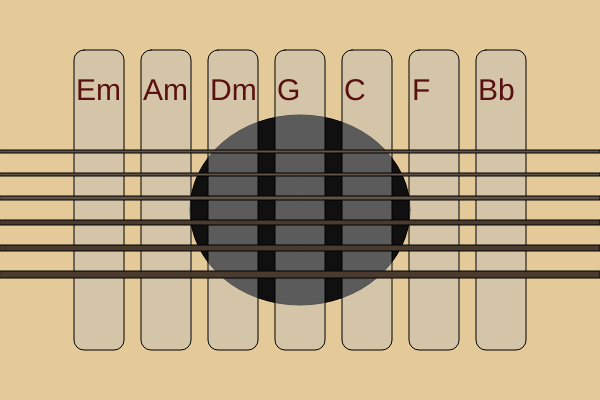
Frame 1 (no input)
Frame 60 (no input): identical to frame 1, image omitted
Frame 120 (the mouse pressed at the canvas centre since frame 60): identical to frame 1, image omitted

The p5.js sketch that drew this single still picture (run headless with seeded random() and noise() and a simulated clock; from frame 60 on, the mouse is pressed at the canvas centre):

// p5.js sketch
// ── sketch.js
// Project Title
// Your Name
// Date
//
// Extra for Experts:
// - describe what you did to take this project "above and beyond"


function setup() {
  createCanvas(600, 400);
}

function draw() {
  background(228, 202, 152);
  drawGuitarBackground()
  drawChordButtons()
  drawGuitarStrings()
  
  
}

function drawGuitarBackground() {
  fill(16,16,16)
  ellipse (300, 210, 220, 190)
}

function drawGuitarStrings() {
  fill (97, 83, 73)
  rect(0, 150, 600, 3)
  rect(0, 173, 600, 3)
  rect(0, 196, 600, 4)
  fill(75, 59, 46)
  rect(0, 220, 600, 5)
  rect(0, 245, 600, 6)
  rect(0, 271, 600, 7)
}

function drawChordButtons(){
  // I learned how to change the opacity of a filled shape here!
  fill(190, 190, 190, 110);
  rect(74, 50, 50, 300, 10)
  rect(141, 50, 50, 300, 10)
  rect(208, 50, 50, 300, 10)
  rect(275, 50, 50, 300, 10)
  rect(342, 50, 50, 300, 10)
  rect(409, 50, 50, 300, 10)
  rect(476, 50, 50, 300, 10)
  // I learned how to add text to a scene here.
  textSize(30)
  fill(88, 16, 16)
  text('Em', 76, 100);
  text('Am', 143, 100);
  text('Dm', 210, 100);
  text('G', 277, 100);
  text('C', 344, 100);
  text('F', 412, 100);
  text('Bb', 478, 100);



}
